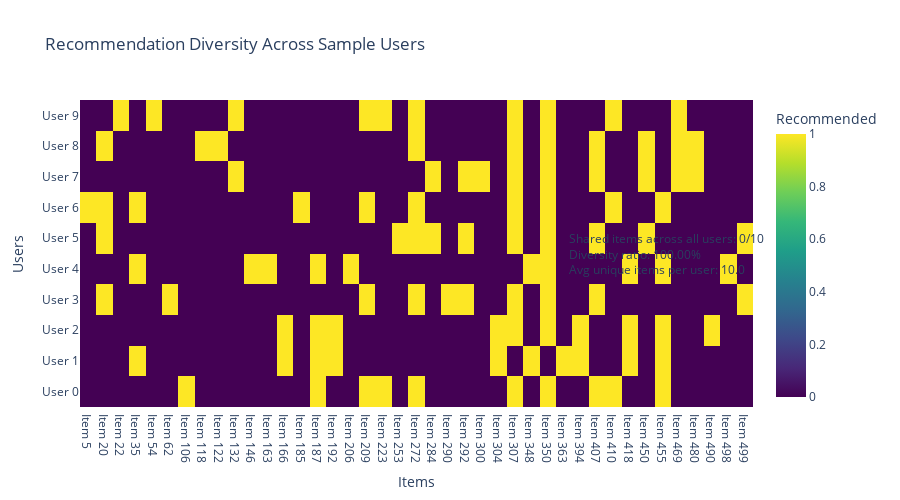
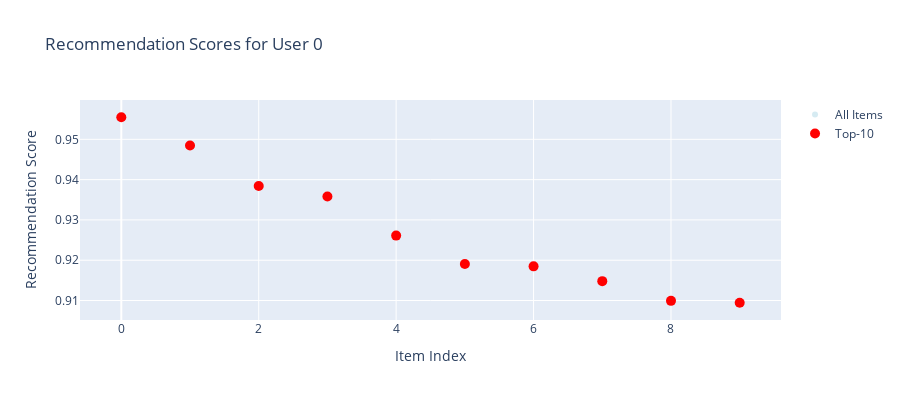

Notebook code for these charts, in order:
### Markdown cell above
## 4. Generate Recommendations and Visualize

### Code cell
# Generate recommendations for multiple users to check diversity
print("🔍 Checking recommendation diversity across users...")
n_sample_users = min(10, len(train_x_user_features))
sample_user_indices = np.arange(n_sample_users)

# Get recommendations for all sample users
all_rec_indices = []
all_rec_scores = []

for i in range(n_sample_users):
    user_idx = sample_user_indices[i]
    # ✅ FIX: Use training data structure (same as Cell 7)
    sample_user_feat = tf.constant([train_x_user_features[user_idx]])
    sample_item_feats = tf.constant([train_x_item_features[user_idx]])  # ✅ Use per-user item features
    
    # Model returns tuple: (scores, rec_indices, rec_scores)
    scores, rec_indices, rec_scores = model.predict([sample_user_feat, sample_item_feats], verbose=0)
    
    rec_indices_np = rec_indices[0].numpy() if hasattr(rec_indices[0], 'numpy') else np.array(rec_indices[0])
    rec_scores_np = rec_scores[0].numpy() if hasattr(rec_scores[0], 'numpy') else np.array(rec_scores[0])
    
    all_rec_indices.append(rec_indices_np)
    all_rec_scores.append(rec_scores_np)

all_rec_indices = np.array(all_rec_indices)

# Check diversity
print(f"\n📊 Recommendation Diversity Analysis:")
print(f"   Checking {n_sample_users} users...")
unique_items_per_user = [len(np.unique(rec)) for rec in all_rec_indices]
shared_items = len(set(all_rec_indices[0]).intersection(*[set(rec) for rec in all_rec_indices[1:]]))
diversity_ratio = 1.0 - (shared_items / model.top_k)
print(f"   Shared items across all users: {shared_items}/{model.top_k}")
print(f"   Diversity ratio: {diversity_ratio:.2%}")
print(f"   Average unique items per user: {np.mean(unique_items_per_user):.1f}")

if shared_items == model.top_k:
    print(f"\n⚠️  WARNING: All users receive the same recommendations!")
    print(f"   This suggests the model may not be learning user-specific preferences.")
    print(f"   Try: increasing training epochs, adjusting learning rate, or checking data quality.")
else:
    print(f"\n✅ Recommendations are diverse across users - model is working correctly!")

# Visualize recommendation diversity
print("\n📊 Visualizing recommendation diversity...")
fig_diversity = KMRPlotter.plot_recommendation_diversity(
    all_rec_indices,
    user_ids=sample_user_indices,
    title="Recommendation Diversity Across Sample Users"
)
fig_diversity.show()

# Show detailed example for first user
print(f"\n📋 Detailed example for user {sample_user_indices[0]}:")
print(f"   Top-{model.top_k} recommended items: {all_rec_indices[0]}")
print(f"   Recommendation scores: {all_rec_scores[0]}")

# Visualize recommendation scores for first user
print("\n📊 Visualizing recommendation scores for sample user...")
fig_scores = KMRPlotter.plot_recommendation_scores(
    all_rec_scores[0],
    top_k=model.top_k,
    title=f"Recommendation Scores for User {sample_user_indices[0]}"
)
fig_scores.show()

### Figure 1 — Plotly figure (JSON) as saved in the notebook; plotly's stock layout.template omitted (floating-point values rounded to 4 significant figures; data arrays with more than 128 entries replaced by an {"elided": "..."} marker saying what was removed)
{"data": [{"colorbar": {"title": {"text": "Recommended"}}, "colorscale": [[0, "#440154"], [0.1111, "#482878"], [0.2222, "#3e4989"], [0.3333, "#31688e"], [0.4444, "#26828e"], [0.5556, "#1f9e89"], [0.6667, "#35b779"], [0.7778, "#6ece58"], [0.8889, "#b5de2b"], [1, "#fde725"]], "showscale": true, "type": "heatmap", "x": ["Item 5", "Item 20", "Item 22", "Item 35", "Item 54", "Item 62", "Item 106", "Item 118", "Item 122", "Item 132", "Item 146", "Item 163", "Item 166", "Item 185", "Item 187", "Item 192", "Item 206", "Item 209", "Item 223", "Item 253", "Item 272", "Item 284", "Item 290", "Item 292", "Item 300", "Item 304", "Item 307", "Item 348", "Item 350", "Item 363", "Item 394", "Item 407", "Item 410", "Item 418", "Item 450", "Item 455", "Item 469", "Item 480", "Item 490", "Item 498", "Item 499"], "y": ["User 0", "User 1", "User 2", "User 3", "User 4", "User 5", "User 6", "User 7", "User 8", "User 9"], "z": {"elided": "10x41 float values"}}], "layout": {"annotations": [{"align": "left", "showarrow": false, "text": "Shared items across all users: 0/10<br>Diversity ratio: 100.00%<br>Avg unique items per user: 10.0", "x": 1.02, "xref": "paper", "y": 0.5, "yref": "paper"}], "height": 500, "title": {"text": "Recommendation Diversity Across Sample Users"}, "xaxis": {"title": {"text": "Items"}}, "yaxis": {"title": {"text": "Users"}}}}

### Figure 2 — Plotly figure (JSON) as saved in the notebook; plotly's stock layout.template omitted (floating-point values rounded to 4 significant figures)
{"data": [{"marker": {"color": "lightblue", "opacity": 0.5}, "mode": "markers", "name": "All Items", "type": "scatter", "x": [0, 1, 2, 3, 4, 5, 6, 7, 8, 9], "y": [0.9555, 0.9485, 0.9384, 0.9358, 0.9261, 0.9191, 0.9185, 0.9148, 0.9099, 0.9094]}, {"marker": {"color": "red", "size": 10}, "mode": "markers", "name": "Top-10", "type": "scatter", "x": [0, 1, 2, 3, 4, 5, 6, 7, 8, 9], "y": [0.9555, 0.9485, 0.9384, 0.9358, 0.9261, 0.9191, 0.9185, 0.9148, 0.9099, 0.9094]}], "layout": {"height": 400, "title": {"text": "Recommendation Scores for User 0"}, "xaxis": {"title": {"text": "Item Index"}}, "yaxis": {"title": {"text": "Recommendation Score"}}}}
